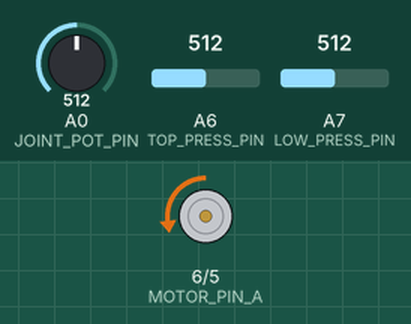
Bench run of a sketch on a simulated Arduino Nano, built with avr-gcc and run on an emulated ATmega328P. Parts: motor-driver pin pairs drawn as motors (green arrow = first pin HIGH = forward, orange = second pin HIGH = backward, longer = more drive). Inputs (shaded band) come from the test bench; at power-on: A7 (LOW_PRESS_PIN) = 512, A6 (TOP_PRESS_PIN) = 512, A0 (JOINT_POT_PIN) = 512. What the sketch prints to the serial monitor is not drawn.

Above: at 1.2 s.
1.3 s: A7 (LOW_PRESS_PIN) set to 983
4.3 s: A7 (LOW_PRESS_PIN) set to 1018
At 5.3 s:
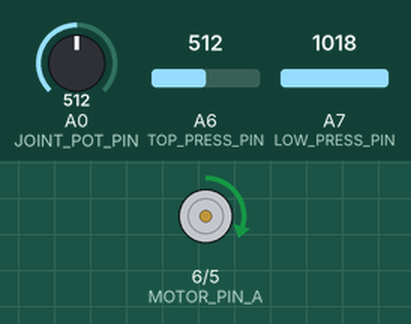
5.8 s: A6 (TOP_PRESS_PIN) set to 988
8.8 s: A6 (TOP_PRESS_PIN) set to 1010
At 9.7 s:
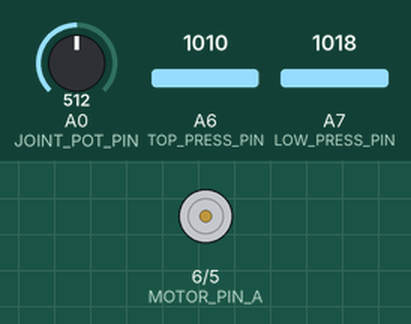
10.3 s: A0 (JOINT_POT_PIN) set to 985
13.3 s: A0 (JOINT_POT_PIN) set to 1017
Timing chart, 0 to 16.3 s (numbered marks = the images above; inputs shaded):
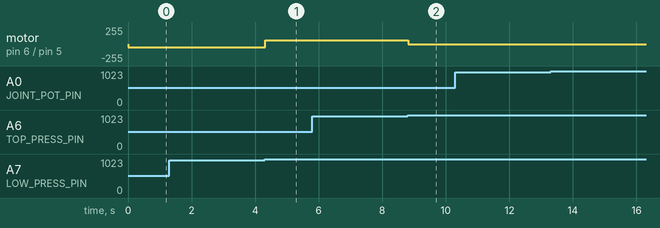

The sketch:

tracking2.ino
```cpp
/*************************************
 * Janey Farina
 * ES 100
 * Haptic Glove finger tracking test 2
 * only pressure no rotation
 *************************************/


//////////////////////////////////////////////////////////////////////////////
// SETUP
//////////////////////////////////////////////////////////////////////////////


// Pin Definitions
#define TOP_PRESS_PIN A6
#define LOW_PRESS_PIN A7
#define MOTOR_PIN_A 6
#define MOTOR_PIN_B 5
#define JOINT_POT_PIN A0
#define ENCODER_PIN_A A1
#define ENCODER_PIN_B A2

// Zone definitions
#define FREE 1
#define BLOCK 0
#define TOUCH 1
#define NO_TOUCH 0

int refAngle;

int press_thresh = 1000;

void setup() {
  pinMode(TOP_PRESS_PIN, INPUT);
  pinMode(LOW_PRESS_PIN, INPUT);
  pinMode(MOTOR_PIN_A, OUTPUT);
  pinMode(MOTOR_PIN_B, OUTPUT);
  pinMode(JOINT_POT_PIN, INPUT);
  pinMode(ENCODER_PIN_A, INPUT);
  pinMode(ENCODER_PIN_B, INPUT);

  Serial.begin(9600);

  refAngle = 600;
}


//////////////////////////////////////////////////////////////////////////////
// Main Loop
//////////////////////////////////////////////////////////////////////////////


void loop() {
  int angle = analogRead(JOINT_POT_PIN);
  int topPress = analogRead(TOP_PRESS_PIN);
  int lowPress = analogRead(LOW_PRESS_PIN);

  Serial.print(angle);
  Serial.print(",");
  Serial.print(angle);
  Serial.print(",");
  Serial.print(topPress);
  Serial.print(",");
  Serial.print(lowPress);
  Serial.print(",");
  Serial.print(",");


    if (lowPress < press_thresh){
      forward(50);
    }
    else if (topPress < press_thresh){
      reverse(60);
    }
    else{
      motorstop();
    }

  delay(10);
}

//////////////////////////////////////////////////////////////////////////////
// Magic Functions
//////////////////////////////////////////////////////////////////////////////


//////////////////////////////////////////////////////////////////////////////
// Motor Control
//////////////////////////////////////////////////////////////////////////////


void forward(int mspeed) {
  digitalWrite(MOTOR_PIN_A, LOW);
  analogWrite(MOTOR_PIN_B, mspeed);
}

void reverse(int mspeed) {
  analogWrite(MOTOR_PIN_A, mspeed);
  digitalWrite(MOTOR_PIN_B, LOW);
}

void motorstop() {
  digitalWrite(MOTOR_PIN_A, LOW);
  digitalWrite(MOTOR_PIN_B, LOW);
}
```

Measured:
- the behaviour switches between 999 and 1000 on A7 (LOW_PRESS_PIN) (found by bisection; images 0 and 1)
- the behaviour switches between 999 and 1000 on A6 (TOP_PRESS_PIN) (found by bisection; images 1 and 2)
- after the input at 1.3 s, every drawn part: stays the same
- after the input at 4.3 s, motor on pin 6 (MOTOR_PIN_A) / pin 5 (MOTOR_PIN_B): backward 50/255 → forward 60/255 at once
- after the input at 5.8 s, every drawn part: stays the same
- after the input at 8.8 s, motor on pin 6 (MOTOR_PIN_A) / pin 5 (MOTOR_PIN_B): forward 60/255 → stopped at once
- after the input at 10.3 s, every drawn part: stays the same
- after the input at 13.3 s, every drawn part: stays the same
